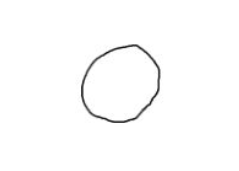
#> input picture imagen1.png, 239 x 171 px; its folder holds only this picture in this run
$ jupyter execute --allow-errors Prueba2.ipynb
#> lines starting #> are read from the running program, lines starting #| are printed output that depends on the picture
[cell 1]
from PIL import Image
import numpy as np
import matplotlib.pyplot as plt
from sklearn.neural_network import MLPClassifier
from sklearn.model_selection import GridSearchCV
from sklearn.model_selection import KFold
from sklearn.preprocessing import MinMaxScaler

[cell 2]
#Cargar las imagenes.
imagenes = []
#> (the rest of this cell did not finish here and is left out)

[cell 3]
#Necesito saber las dimensiones de las imagenes
for i in imagenes:
    print(i.shape)
#> this loop made 1 pass
#| (171, 239)

[cell 4]
#Como tiene dimensiones diferentes, las corto para tener dimensiones iguales. Aun asi, quiero ver si no se daño la imagen.
#Hago un plot
listaImagenes = []
for i in imagenes:
    listaImagenes.append(i[0:171, 0:200])
    print(i[0:171, 0:200].shape)
#> after the loop, listaImagenes = 1 item

[cell 5]
# Las imagenes siguen igual. A pesar de que se cortaron algunos pixeles.
plt.figure(1)
numeroPlot = 131
for imagen in listaImagenes:
    plt.subplot(numeroPlot)
    plt.imshow(imagen)
    numeroPlot += 1
#> this loop made 1 pass
#> numeroPlot on pass 1: 132
#> after the loop, numeroPlot = 132
plt.show()
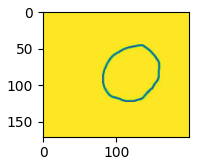
#> figure drawn by matplotlib, 1 panel

[cell 6]
X = np.array(listaImagenes)
print('Shape:', X.shape)
#| Shape: (1, 171, 200)
X = X.reshape( len(X), -1 )
print('Reshape de X:', X.shape)
#| Reshape de X: (1, 34200)
